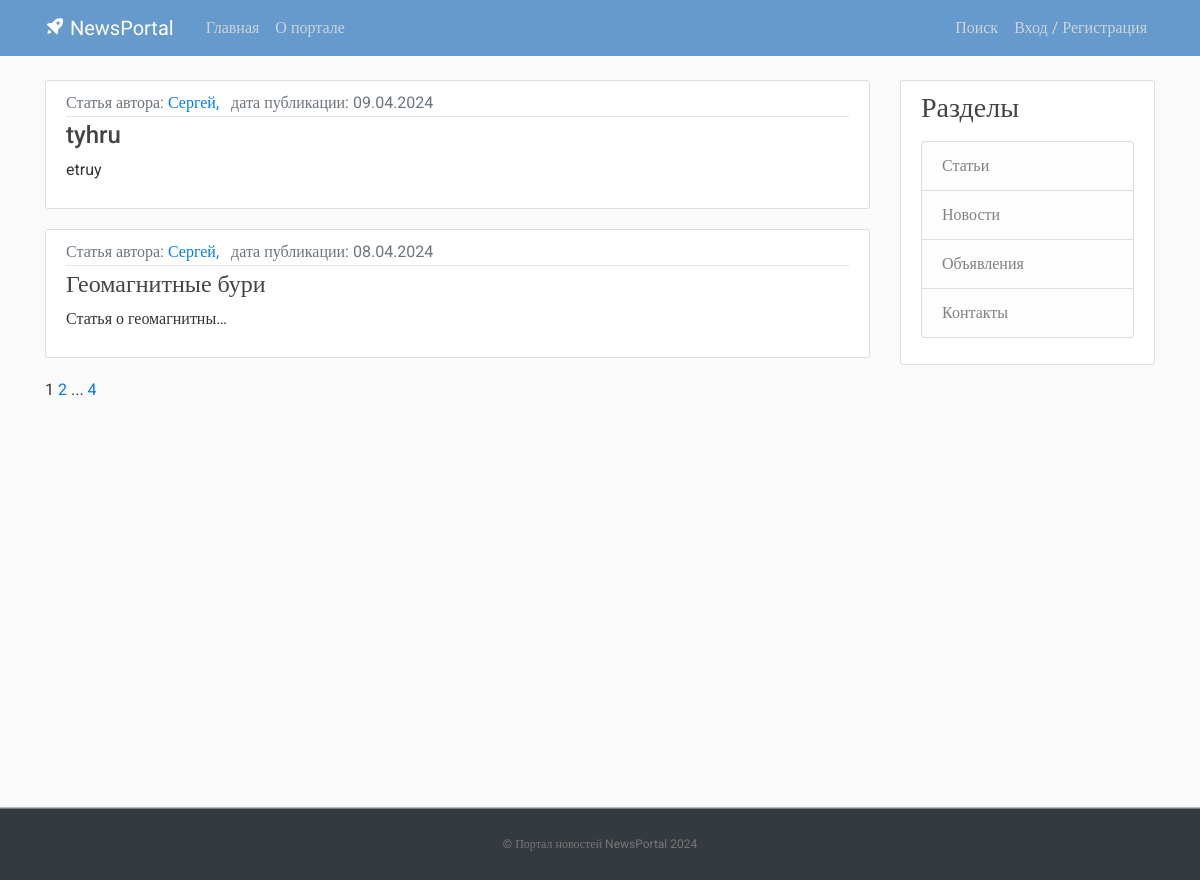
The app's page /article/, older data.
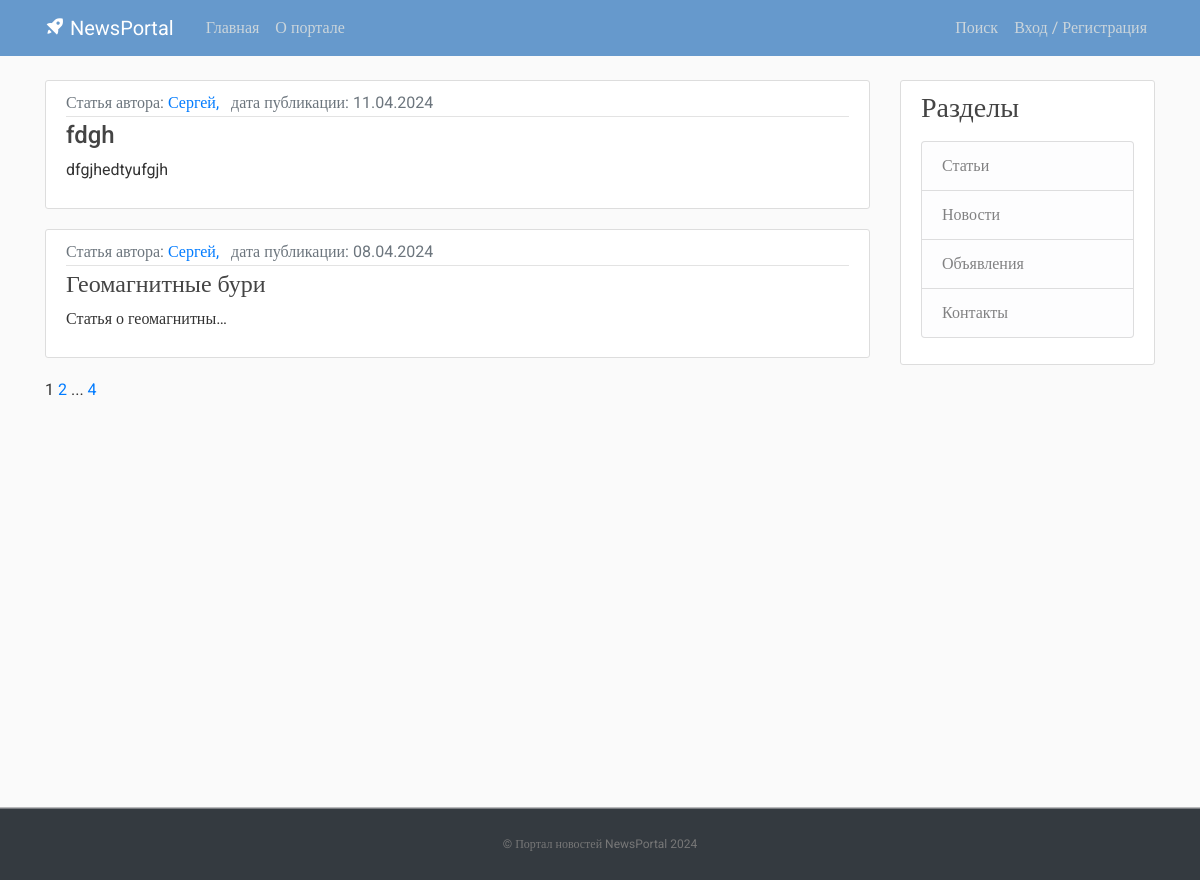
The same page, newer data.
### post/models.py (models this page shows, shortened)
class Post(models.Model):
    NEWS = 'NW'
    ARTICLE = 'AR'
    NOTIFICATION = 'NT'
    CATEGORY_CHOICES = (
        (NEWS, 'Новость'),
        (ARTICLE, 'Статья'),
        (NOTIFICATION, 'Объявление'),
    )
    categoryType = models.CharField(max_length=2, choices=CATEGORY_CHOICES, default=ARTICLE, verbose_name='Тип публикации')
    dateCreation = models.DateTimeField(default=timezone.now, verbose_name='Дата и время создания публикации')
    title = models.CharField(max_length=128, verbose_name='Заголовок публикации')
    text = models.TextField(verbose_name='Текст публикации')
    rating = models.SmallIntegerField(default=0, verbose_name='Рейтинг публикации')
    author = models.ForeignKey(Author, on_delete=models.CASCADE, verbose_name='Автор публикации')
    category = models.ManyToManyField(Category, verbose_name='Категория публикации')
    def get_absolute_url(self):
        return reverse('post_detail', args=[str(self.id)])
    class Meta:
        ordering = ['-dateCreation',]
        verbose_name = 'Публикация'
        verbose_name_plural = 'Публикации'

class Author(models.Model):
    authorUser = models.OneToOneField(User, unique=True, on_delete=models.CASCADE)
    ratingAuthor = models.SmallIntegerField(default=0)
    def __str__(self):
        return self.authorUser.username
    class Meta:
        verbose_name = 'Автор'
        verbose_name_plural = 'Авторы'

### post/views.py (the view)
# urls.py: path('article/', ArticleList.as_view(), name='article_list'),
class ArticleList(ListView):
    model = Post
    ordering = '-dateCreation'
    template_name = 'post/article_list.html'
    context_object_name = 'articlelist'
    paginate_by = 10

### post/templatetags/custom_tags.py (called while the page is built)
@register.simple_tag(takes_context=True)
def url_replace(context, **kwargs):
   d = context['request'].GET.copy()
   for k, v in kwargs.items():
       d[k] = v
   return d.urlencode()

### templates/post/article_list.html (shortened to what this page needs)
{% extends "flatpages/default.html" %}
{% load censor %}
{% load custom_tags %}
{% block content %}
    {% for post in articlelist %}
        {% if post.categoryType == 'AR' %}
        <article class="media content-section">
          <div class="media-body">
            <div class="article-metadata">
                <a class="text-muted"> {{ post.get_categoryType_display }} автора: </a>
                <a class="mr-2" href="#"> {{ post.author }}, </a>
                <a class="text-muted">дата публикации: {{ post.dateCreation|date:"d.m.Y" }}</a>
            </div>
              <h4><a class="article-title" href="{{ post.get_absolute_url }}">{{ post.title|censor_w }}</a></h4>
              <p class="article-content">{{ post.text|truncatechars:21|censor_w }}</p>
          </div>
        </article>
        {% endif %}
    {% endfor %}
   {{ page_obj.number }}
   {% if page_obj.has_next %}
       <a href="?{% url_replace page=page_obj.next_page_number %}">{{ page_obj.next_page_number }}</a>
       {% if paginator.num_pages != page_obj.next_page_number %}
           ...
           <a href="?{% url_replace page=page_obj.paginator.num_pages %}">{{ page_obj.paginator.num_pages }}</a>
       {% endif %}
   {% endif %}
{% endblock content %}

Row changes from the older to the newer data that the page shows:
removed Post: categoryType "Статья", author "Сергей", dateCreation "09.04.2024", title|censor_w "tyhru", text|censor_w "etruy"
added Post: categoryType "Статья", author "Сергей", dateCreation "11.04.2024", title|censor_w "fdgh", text|censor_w "dfgjhedtyufgjh"
